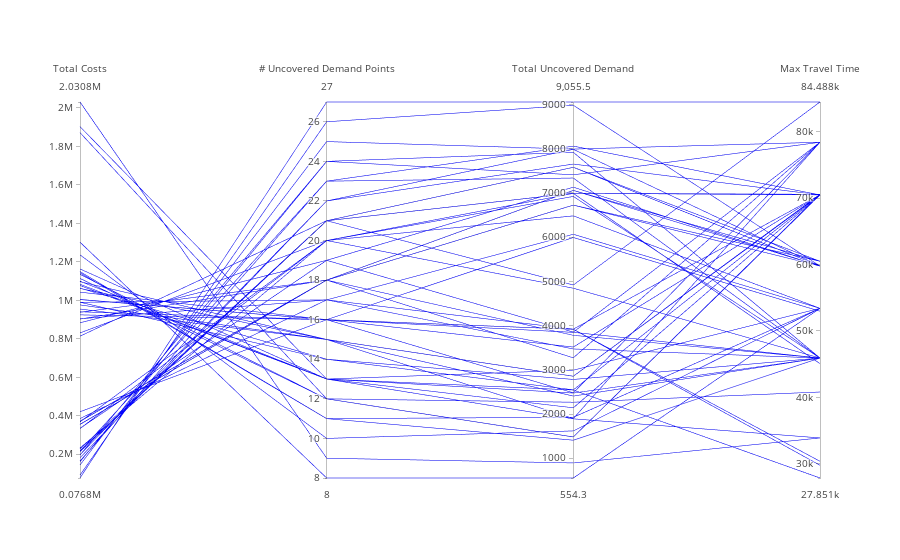

The notebook cell this image was saved under:
### Code cell
a = plotly.offline.iplot(fig2)
